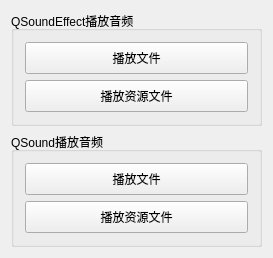
<?xml version="1.0" encoding="UTF-8"?>
<ui version="4.0">
 <class>Widget</class>
 <widget class="QWidget" name="Widget">
  <property name="geometry">
   <rect>
    <x>0</x>
    <y>0</y>
    <width>273</width>
    <height>228</height>
   </rect>
  </property>
  <property name="windowTitle">
   <string>QSoundEffect播放声音</string>
  </property>
  <property name="styleSheet">
   <string notr="true">QPushButton{min-height:30px;
}</string>
  </property>
  <layout class="QVBoxLayout" name="verticalLayout_3">
   <item>
    <widget class="QGroupBox" name="groupBox_3">
     <property name="title">
      <string>QSoundEffect播放音频</string>
     </property>
     <layout class="QVBoxLayout" name="verticalLayout">
      <item>
       <widget class="QPushButton" name="btnEffect_File">
        <property name="text">
         <string>播放文件</string>
        </property>
       </widget>
      </item>
      <item>
       <widget class="QPushButton" name="btnEffect_Resource">
        <property name="text">
         <string>播放资源文件</string>
        </property>
       </widget>
      </item>
     </layout>
    </widget>
   </item>
   <item>
    <widget class="QGroupBox" name="groupBox_4">
     <property name="title">
      <string>QSound播放音频</string>
     </property>
     <layout class="QVBoxLayout" name="verticalLayout_2">
      <item>
       <widget class="QPushButton" name="btnSound_File">
        <property name="text">
         <string>播放文件</string>
        </property>
       </widget>
      </item>
      <item>
       <widget class="QPushButton" name="btnSound_Resource">
        <property name="text">
         <string>播放资源文件</string>
        </property>
       </widget>
      </item>
     </layout>
    </widget>
   </item>
  </layout>
 </widget>
 <layoutdefault spacing="6" margin="11"/>
 <resources/>
 <connections/>
</ui>
